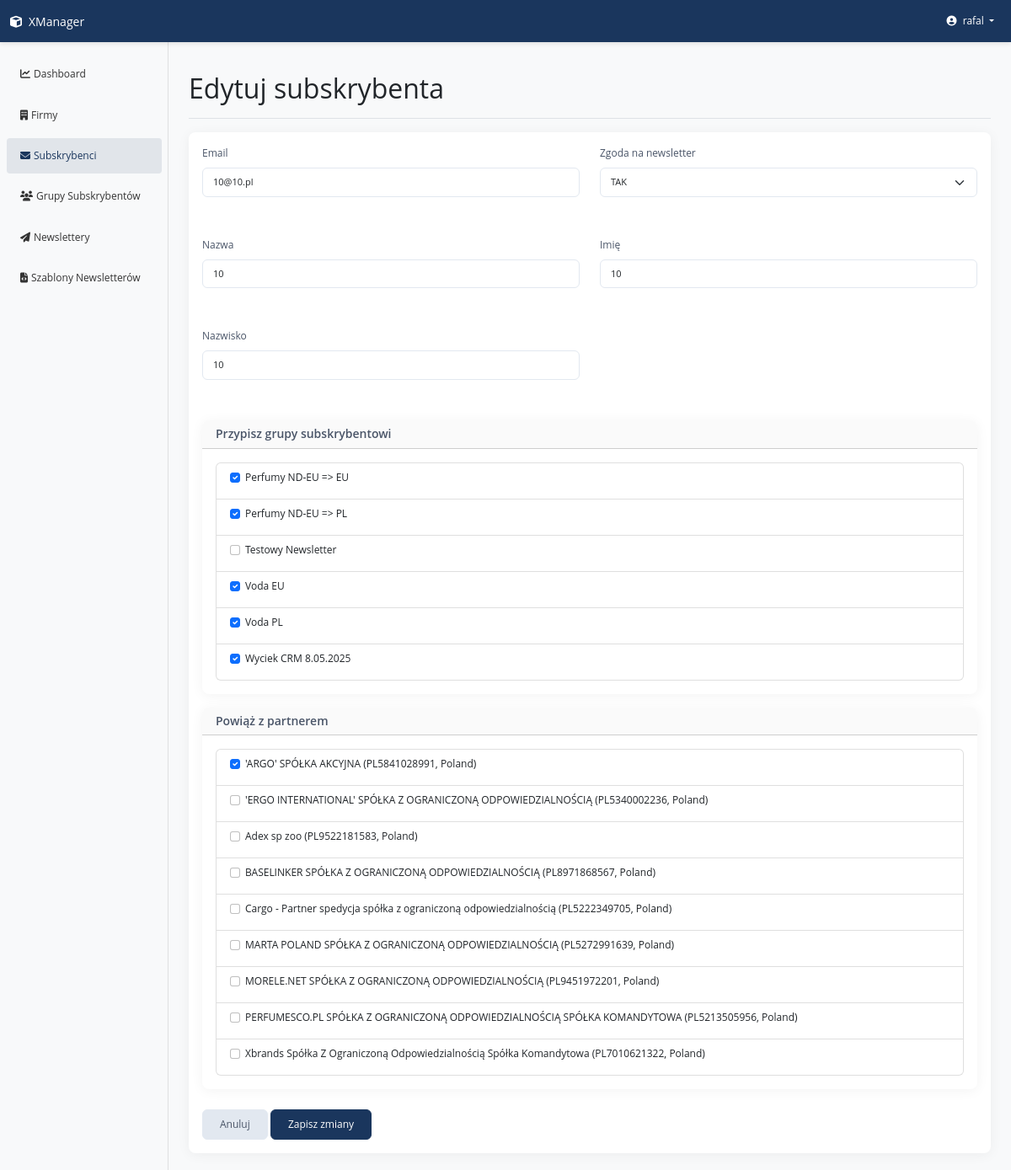
The page /subscribers/update/49/ (signed in) on the database its author committed.
### apps/subscriber/models.py (models this page shows, shortened)
class Subscriber(CoreModel):
    email = models.EmailField(unique=True, verbose_name='E-mail')
    first_name = models.CharField(
        max_length=100, blank=True, verbose_name='First name')
    last_name = models.CharField(
        max_length=100, blank=True, verbose_name='Last name')
    common_name = models.CharField(
        max_length=100, blank=True, verbose_name='Common name')
    newsletter_consent = models.BooleanField(
        default=True, verbose_name='Email consent')
    group_affiliation = models.ManyToManyField(
        'SubscriberGroup', related_name='subscriber', blank=True, verbose_name='Group affiliation')
    class Meta:
        ordering = ['email']
        verbose_name = ('Subscriber')
        verbose_name_plural = ('Subscribers')

class SubscriberGroup(CoreModel):
    group_name = models.CharField(max_length=100, verbose_name='Group name')
    class Meta:
        verbose_name = ('Subscriber Group')
        verbose_name_plural = ('Subscriber Groups')

### apps/partner/models.py (models this page shows, shortened)
class Partner(CoreModel):
    country = CountryField(
        verbose_name=('Kraj'),
        help_text=(
            'Choose country, to specify a method of VAT number verification')
    )
    vat_number = models.CharField(
        max_length=20,
        verbose_name=('VAT number'),
        help_text=('Enter VAT number without country prefix')
    )
    name = models.CharField(
        max_length=100,
        verbose_name='Company name',
        blank=True,
        editable=True
    )
    name_verified = models.BooleanField(
        default=False,
        verbose_name=('Verified Name'),
        editable=True
    )
    city = models.CharField(
        max_length=100,
        verbose_name=('City'),
        blank=True,
        editable=True
    )
    street_name = models.CharField(
        max_length=100,
        verbose_name=('Street'),
        blank=True,
        editable=True
    )
    building_number = models.CharField(
        max_length=100,
        verbose_name=('Building number'),
        blank=True,
        editable=True
    )
    apartment_number = models.CharField(
        max_length=10,
        verbose_name=('Apartment number'),
        blank=True,
        null=True,
        editable=True
    )
    postal_code = models.CharField(
        max_length=10,
        verbose_name=('Postal code'),
        blank=True,
        editable=True
    )
    phone_number = models.CharField(
        validators=[phone_number_validator],
        verbose_name=('Phone number'),
        blank=True
    )
    additional_info = models.CharField(
        max_length=200,
        null=True,
        blank=True,
        verbose_name=('Additional information')
    )
    is_verified = models.BooleanField(
        default=False,
        verbose_name=('Verified'),
        editable=False
    )
    verification_date = models.DateTimeField(
        null=True,
        blank=True,
        verbose_name=('Verification date'),
        editable=False
    )
    verification_id = models.CharField(
        max_length=100,
        null=True,
        blank=True,
        verbose_name=('Verification ID'),
        help_text=('Unique query ID from government verification API system'),
        editable=False
    )
    subscriber = models.ManyToManyField(
        'subscriber.Subscriber',
        through='PartnerEmail',
        related_name='partnered_with',
        verbose_name=('Email contacts'),
        help_text=('Max 10 email addresses')
    )
    def get_full_vat_number(self):
        return f"{self.country.code}{self.vat_number}"
    class Meta:
        verbose_name = ('Partner')
        verbose_name_plural = ('Partners')
        unique_together = [('country', 'vat_number')]

### apps/subscriber/views.py (the view, shortened to what this page needs)
# urls.py: path('update/<int:pk>/', views.SubscriberUpdateView.as_view(),
class SubscriberUpdateView(LoginRequiredMixin, UpdateView):
    model = Subscriber
    form_class = SubscriberForm
    template_name = 'subscriber/subscriber_update_form.html'
    def get_context_data(self, **kwargs):
        context = super().get_context_data(**kwargs)
        context['subscriber_groups'] = SubscriberGroup.objects.all().order_by(
            'group_name')
        context['all_partners'] = Partner.objects.all().order_by(
            'name')[:50]  # Ograniczenie dla wydajności
        group_search = self.request.GET.get('group_search', '')
        if group_search:
            context['filtered_groups'] = SubscriberGroup.objects.filter(
                group_name__icontains=group_search
            ).order_by('group_name')
        partner_search = self.request.GET.get('partner_search', '')
        if self.object:
            context['selected_groups'] = self.object.group_affiliation.all(
            ).values_list('id', flat=True)
            context['selected_partners'] = self.object.partnered_with.all(
            ).values_list('id', flat=True)
        else:
            context['selected_groups'] = []
            context['selected_partners'] = []
        return context

### templates/subscriber/subscriber_update_form.html (shortened to what this page needs)
{% extends "base.html" %}
{% block page_title %}Edytuj subskrybenta{% endblock %}
{% block content %}
<div class="card">
    <div class="card-body">
        <form method="post" action="{% url 'subscribers:subscriber_update' subscriber.id %}">
            <div class="row mb-3">
                <div class="col-md-6">
                    <div class="mb-3">
                        <label for="id_email" class="form-label">Email</label>
                        <input type="email" class="form-control" name="email" id="id_email" required value="{{ form.email.value|default:subscriber.email }}">
                    </div>
                </div>
                <div class="col-md-6">
                    <div class="mb-3">
                        <label for="id_newsletter_consent" class="form-label">Zgoda na newsletter</label>
                        <select class="form-select" name="newsletter_consent" id="id_newsletter_consent">
                            <option value="true" {% if form.newsletter_consent.value|default:subscriber.newsletter_consent %}selected{% endif %}>TAK</option>
                        </select>
                    </div>
                </div>
            </div>
            <div class="row mb-3">
                <div class="col-md-6">
                    <div class="mb-3">
                        <label for="id_common_name" class="form-label">Nazwa</label>
                        <input type="text" class="form-control" name="common_name" id="id_common_name" value="{{ form.common_name.value|default:subscriber.common_name }}">
                    </div>
                </div>
                <div class="col-md-6">
                    <div class="mb-3">
                        <label for="id_first_name" class="form-label">Imię</label>
                        <input type="text" class="form-control" name="first_name" id="id_first_name" value="{{ form.first_name.value|default:subscriber.first_name }}">
                    </div>
                </div>
            </div>
            <div class="row mb-3">
                <div class="col-md-6">
                    <div class="mb-3">
                        <label for="id_last_name" class="form-label">Nazwisko</label>
                        <input type="text" class="form-control" name="last_name" id="id_last_name" value="{{ form.last_name.value|default:subscriber.last_name }}">
                    </div>
                </div>
            </div>
            <div class="card mb-3">
                <div class="card-header">
                    <h5 class="card-title mb-0">Przypisz grupy subskrybentowi</h5>
                </div>
                <div class="card-body">
                    <div class="list-group">
                        {% if filtered_groups %}
                            {% for group in filtered_groups %}
                                <div class="list-group-item">
                                    <div class="form-check">
                                        <input type="checkbox" name="group_ids" value="{{ group.id }}"
                                            class="form-check-input" id="group_{{ group.id }}"
                                            {% if group in subscriber.group_affiliation.all %}checked{% endif %}>
                                        <label class="form-check-label" for="group_{{ group.id }}">
                                            {{ group.group_name }}
                                        </label>
                                    </div>
                                </div>
                            {% empty %}
                                <div class="list-group-item text-muted">Brak wyników dla "{{ request.GET.group_search }}"</div>
                            {% endfor %}
                        {% else %}
                            {% for group in subscriber_groups %}
                                <div class="list-group-item">
                                    <div class="form-check">
                                        <input type="checkbox" name="group_ids" value="{{ group.id }}"
                                            class="form-check-input" id="group_{{ group.id }}"
                                            {% if group in subscriber.group_affiliation.all %}checked{% endif %}>
                                        <label class="form-check-label" for="group_{{ group.id }}">
                                            {{ group.group_name }}
                                        </label>
                                    </div>
                                </div>
                            {% endfor %}
                        {% endif %}
                    </div>
                </div>
            </div>
            <div class="card mb-3">
                <div class="card-header">
                    <h5 class="card-title mb-0">Powiąż z partnerem</h5>
                </div>
                <div class="card-body">
                    <div class="list-group">
                        {% if filtered_partners %}
                            {% for partner in filtered_partners %}
                                <div class="list-group-item">
                                    <div class="form-check">
                                        <input type="checkbox" name="partner_ids" value="{{ partner.id }}"
                                            class="form-check-input" id="partner_{{ partner.id }}"
                                            {% if partner in subscriber.partnered_with.all %}checked{% endif %}>
                                        <label class="form-check-label" for="partner_{{ partner.id }}">
                                            {{ partner.name }}
                                            ({{ partner.get_full_vat_number }}, {{ partner.country.name }})
                                        </label>
                                    </div>
                                </div>
                            {% empty %}
                                <div class="list-group-item text-muted">Brak wyników dla "{{ request.GET.partner_search }}"</div>
                            {% endfor %}
                        {% else %}
                            {% for partner in all_partners %}
                                <div class="list-group-item">
                                    <div class="form-check">
                                        <input type="checkbox" name="partner_ids" value="{{ partner.id }}"
                                            class="form-check-input" id="partner_{{ partner.id }}"
                                            {% if partner in subscriber.partnered_with.all %}checked{% endif %}>
                                        <label class="form-check-label" for="partner_{{ partner.id }}">
                                            {{ partner.name }}
                                            ({{ partner.get_full_vat_number }}, {{ partner.country.name }})
                                        </label>
                                    </div>
                                </div>
                            {% empty %}
                                <div class="list-group-item text-muted">Brak partnerów w systemie</div>
                            {% endfor %}
                        {% endif %}
                    </div>
                </div>
            </div>
            <div class="mt-4">
                <a href="{% url 'subscribers:subscriber_list' %}" class="btn btn-secondary">Anuluj</a>
                <button type="submit" class="btn btn-primary">Zapisz zmiany</button>
            </div>
        </form>
    </div>
</div>
{% endblock %}

### templates/navbar.html (shortened to what this page needs)
    <nav class="navbar navbar-expand-lg navbar-dark bg-primary sticky-top">
        <div class="container-fluid">
            <a class="navbar-brand" href="{% url 'home' %}">
                <i class="fas fa-cube me-2"></i>XManager
            </a>
            <div class="collapse navbar-collapse" id="navbarNav">
                <ul class="navbar-nav">
                    <li class="nav-item dropdown">
                        <a class="nav-link dropdown-toggle" href="#" id="userDropdown" role="button" data-bs-toggle="dropdown" aria-expanded="false">
                            <i class="fas fa-user-circle me-1"></i> {{ request.user.username }}
                        </a>
                    </li>
                </ul>
            </div>
        </div>
    </nav>

### static/css/style.css (style rules this page uses)
body { font-family: 'Open Sans', -apple-system, BlinkMacSystemFont, 'Segoe UI', Roboto, 'Helvetica Neue', Arial, sans-serif; background-color: #f8f9fa; font-size: 12px !important; }
.navbar { box-shadow: 0 2px 5px rgba(0, 0, 0, 0.1); z-index: 1030; background-color: #1a365d !important; }
.navbar .navbar-brand, .navbar .nav-link { color: #ffffff; font-size: 12px !important; }
.navbar .navbar-brand { font-size: 14px !important; }
.card { border-radius: 8px; box-shadow: 0 2px 15px rgba(0, 0, 0, 0.05); border: none; margin-bottom: 20px; }
.card-header { background-color: rgba(0, 0, 0, 0.02); border-radius: 8px 8px 0 0 !important; font-size: 12px !important; }
.card-title, .card-header h6, .card-header h5, .card-header h4, .card-header h3, .card-header h2, .card-header h1 { font-size: 14px !important; font-weight: 600 !important; color: #4a5568; margin-bottom: 0.75rem; }
.form-label { font-size: 12px !important; font-weight: 500; color: #4a5568; margin-bottom: 0.5rem; }
.form-check-label { font-size: 12px !important; }
.form-control, .form-select, .input-group-text, .form-control-sm, .form-select-sm, .input-group-sm>.form-control, .input-group-sm>.input-group-text, .input-group-sm>.btn { font-size: 11px !important; padding: 0.5rem 0.75rem; border-color: #e2e8f0; border-radius: 6px; }
.form-check-input[type="radio"]+.form-check-label, .form-check-input[type="checkbox"]+.form-check-label { font-size: 12px !important; }
.btn { font-weight: 500; padding: 0.5rem 1.25rem; border-radius: 6px; font-size: 12px !important; }
.btn-primary { background-color: #1a365d; border-color: #1a365d; }
.btn-secondary { background-color: #e2e8f0; border-color: #e2e8f0; color: #4a5568; }
.row>div { margin-bottom: 1rem; }

### rows shown on the page
Subscriber: email "10@10.pl", newsletter_consent "TAK", common_name "10", first_name "10", last_name "10"
SubscriberGroup: group_ids "☑", group_name "Perfumy ND-EU => EU"
SubscriberGroup: group_ids "☑", group_name "Perfumy ND-EU => PL"
SubscriberGroup: group_name "Testowy Newsletter"
SubscriberGroup: group_ids "☑", group_name "Voda EU"
SubscriberGroup: group_ids "☑", group_name "Voda PL"
SubscriberGroup: group_ids "☑", group_name "Wyciek CRM 8.05.2025"
Partner: partner_ids "☑", name "'ARGO' SPÓŁKA AKCYJNA", get_full_vat_number "PL5841028991", country.name "Poland"
Partner: name "'ERGO INTERNATIONAL' SPÓŁKA Z OGRANICZONĄ ODPOWIEDZIALNOŚCIĄ", get_full_vat_number "PL5340002236", country.name "Poland"
Partner: name "Adex sp zoo", get_full_vat_number "PL9522181583", country.name "Poland"
Partner: name "BASELINKER SPÓŁKA Z OGRANICZONĄ ODPOWIEDZIALNOŚCIĄ", get_full_vat_number "PL8971868567", country.name "Poland"
Partner: name "Cargo - Partner spedycja spółka z ograniczoną odpowiedzialnością", get_full_vat_number "PL5222349705", country.name "Poland"
Partner: name "MARTA POLAND SPÓŁKA Z OGRANICZONĄ ODPOWIEDZIALNOŚCIĄ", get_full_vat_number "PL5272991639", country.name "Poland"
Partner: name "MORELE.NET SPÓŁKA Z OGRANICZONĄ ODPOWIEDZIALNOŚCIĄ", get_full_vat_number "PL9451972201", country.name "Poland"
Partner: name "PERFUMESCO.PL SPÓŁKA Z OGRANICZONĄ ODPOWIEDZIALNOŚCIĄ SPÓŁKA KOMANDYTOWA", get_full_vat_number "PL5213505956", country.name "Poland"
Partner: name "Xbrands Spółka Z Ograniczoną Odpowiedzialnością Spółka Komandytowa", get_full_vat_number "PL7010621322", country.name "Poland"

### other values the page prints
{{ request.user.username }} "rafal"
